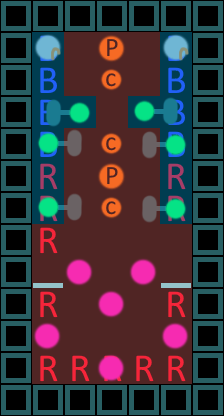

Tiled map render using the project's own tile images. Description and the whole map definition, tile-layer contents included, below:
An orthogonal 7x13 tile map with 32x32 px tiles, 4 tile layers (bus, people, people, areas), 2 hidden layers not drawn.

<map version="1.2" tiledversion="1.3.4" orientation="orthogonal" renderorder="right-down" width="7" height="13" tilewidth="32" tileheight="32" infinite="0" nextlayerid="9" nextobjectid="1">
 <tileset firstgid="1" source="rough sprites for level design.tsx" />
 <layer id="1" name="bus" width="7" height="13" locked="1">
  <data encoding="csv">
4,4,4,4,4,4,4,
4,1,0,0,0,1,4,
4,1,0,0,0,1,4,
4,1,0,0,0,1,4,
4,1,0,0,0,1,4,
4,2,0,0,0,2,4,
4,2,0,0,0,2,4,
4,2,0,0,0,0,4,
4,3,0,0,0,3,4,
4,2,0,0,0,2,4,
4,0,0,0,0,0,4,
4,2,2,2,2,2,4,
4,4,4,4,4,4,4
</data>
 </layer>
 <group id="5" name="Unmoveable">
  <layer id="6" name="people" width="7" height="13">
   <data encoding="csv">
0,0,0,0,0,0,0,
0,0,0,11,0,0,0,
0,0,0,12,0,0,0,
0,0,0,0,0,0,0,
0,0,0,12,0,0,0,
0,0,0,11,0,0,0,
0,0,0,12,0,0,0,
0,0,0,0,0,0,0,
0,0,7,0,7,0,0,
0,0,0,7,0,0,0,
0,7,0,0,0,7,0,
0,0,0,7,0,0,0,
0,0,0,0,0,0,0
</data>
  </layer>
  <layer id="7" name="distancing" width="7" height="13" visible="0">
   <data encoding="csv">
0,0,0,0,0,0,0,
0,0,9,0,9,0,0,
0,0,9,0,9,0,0,
0,0,0,9,0,0,0,
0,0,9,0,9,0,0,
0,0,9,0,9,0,0,
0,0,9,0,9,0,0,
0,0,0,9,0,0,0,
0,0,0,0,0,0,0,
0,0,0,0,0,0,0,
0,0,0,0,0,0,0,
0,0,0,0,0,0,0,
0,0,0,0,0,0,0
</data>
  </layer>
 </group>
 <group id="4" name="Moveable">
  <layer id="2" name="people" width="7" height="13">
   <data encoding="csv">
0,0,0,0,0,0,0,
0,5,0,0,0,5,0,
0,0,0,0,0,0,0,
0,18,26,0,28,20,0,
0,28,20,0,18,26,0,
0,0,0,0,0,0,0,
0,28,20,0,18,26,0,
0,0,0,0,0,0,0,
0,0,0,0,0,0,0,
0,0,0,0,0,0,0,
0,0,0,0,0,0,0,
0,0,0,0,0,0,0,
0,0,0,0,0,0,0
</data>
  </layer>
  <layer id="3" name="distancing" width="7" height="13" visible="0">
   <data encoding="csv">
0,0,0,0,0,0,0,
0,0,10,0,10,0,0,
0,10,10,0,10,10,0,
0,10,0,10,0,10,0,
0,0,10,0,10,0,0,
0,10,0,0,0,10,0,
0,0,10,0,10,0,0,
0,10,0,0,0,10,0,
0,0,0,0,0,0,0,
0,0,0,0,0,0,0,
0,0,0,0,0,0,0,
0,0,0,0,0,0,0,
0,0,0,0,0,0,0
</data>
  </layer>
 </group>
 <layer id="8" name="areas" width="7" height="13">
  <data encoding="csv">
0,0,0,0,0,0,0,
0,33,34,34,34,33,0,
0,33,34,34,34,33,0,
0,33,33,34,33,33,0,
0,33,34,34,34,33,0,
0,33,34,34,34,33,0,
0,33,34,34,34,33,0,
0,34,34,34,34,34,0,
0,34,34,34,34,34,0,
0,34,34,34,34,34,0,
0,34,34,34,34,34,0,
0,34,34,34,34,34,0,
0,0,0,0,0,0,0
</data>
 </layer>
</map>
